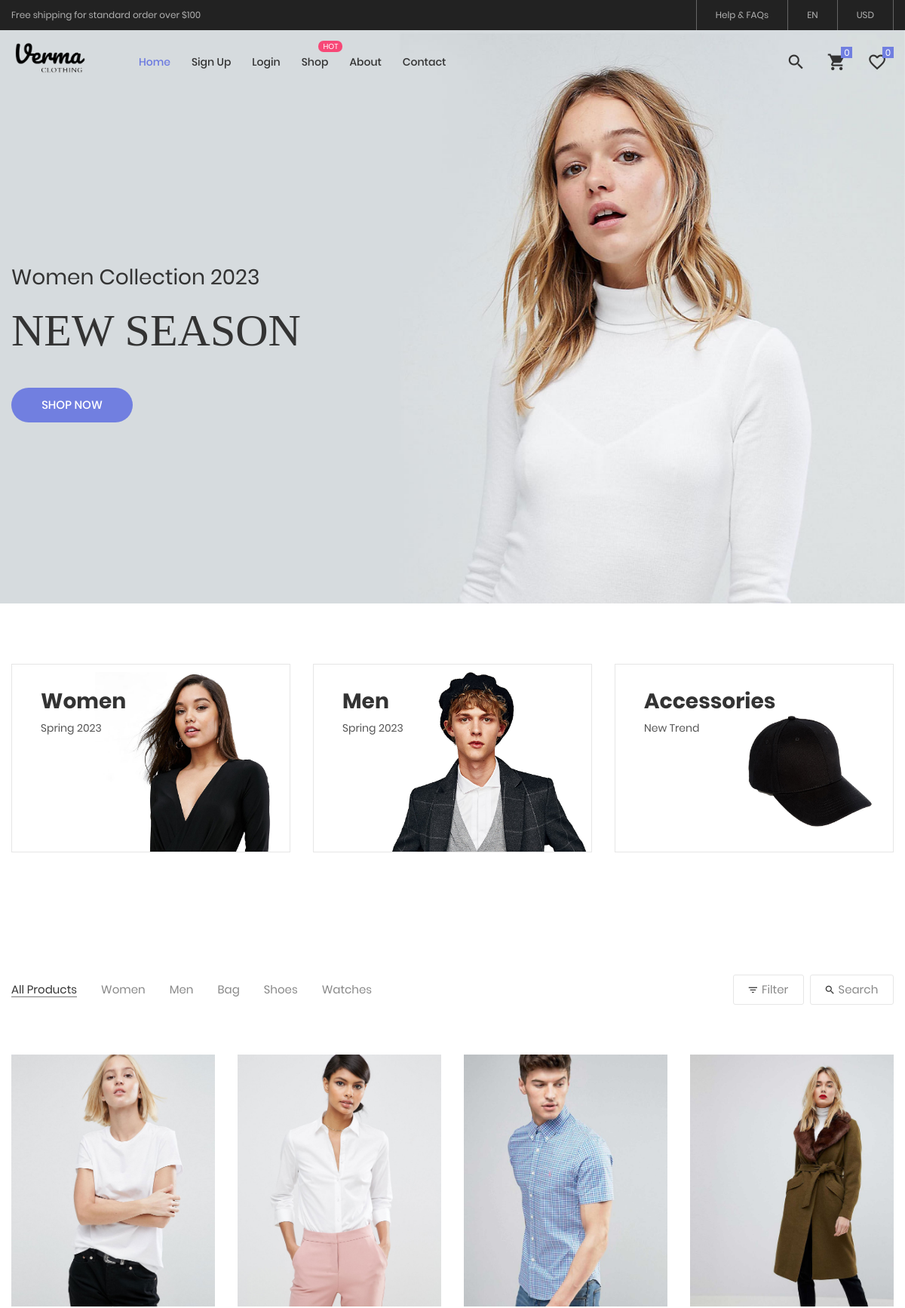
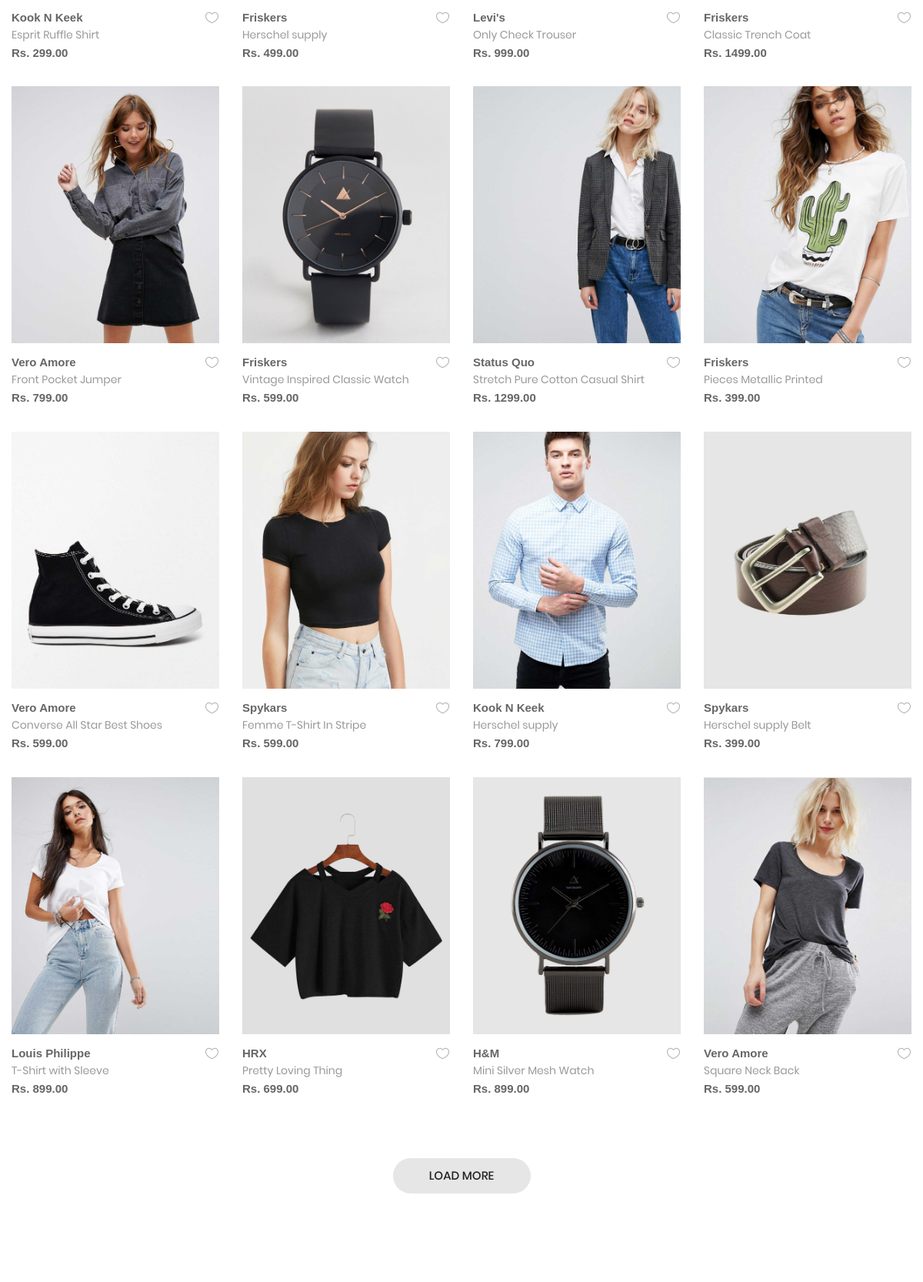
The page / (upper part) on the database its author committed (2 pictures, top to bottom).
### shop_app/models.py (models this page shows, shortened)
class Product(models.Model):
    name = models.CharField(max_length=255)
    brand = models.CharField(max_length=45,null=True)
    description = models.TextField()
    price = models.DecimalField(max_digits=10, decimal_places=2)
    image = models.ImageField(upload_to='static/images')
    CATEGORY_CHOICES = [
        ('Men', 'men'),
        ('Women', 'women'),
        ('Accessories', 'accessories'),
        ('Shoes', 'shoes'),
        ('Watches', 'watches'),
        ('Bag', 'bag'),
    ]
    category = models.CharField(max_length=20, choices=CATEGORY_CHOICES)

### shop_app/views.py (the view, shortened to what this page needs)
# urls.py: path('', views.home, name='home'),
def home(request):
    products = Product.objects.all()
    productVariations = ProductVariation.objects.all()
    if request.user.is_anonymous:
        n_items= 0
        cart_total = 0
        items = []
        wish_items = []
        wish_len = 0
    context = {
        'products' : products,
        'productvariations' : productVariations,
        'n_items' : n_items,
        'items' : items,
        'cart_total' : cart_total,
        'wish_items': wish_items,
        'wish_len' : wish_len,
    }
    return render(request,'index.html', context)

### templates/index.html (shortened to what this page needs)
{% extends 'base.html' %}
{% load static %}
{% block 'content' %}
<section class="section-slide">
	<div class="wrap-slick1">
		<div class="slick1">
			<div class="item-slick1" style="background-image: url('../static/images/slide-01.jpg');">
				<div class="container h-full">
					<div class="flex-col-l-m h-full p-t-100 p-b-30 respon5">
						<div class="layer-slick1 animated visible-false" data-appear="fadeInDown" data-delay="0">
							<span class="ltext-101 cl2 respon2">
								Women Collection 2023
							</span>
						</div>
						<div class="layer-slick1 animated visible-false" data-appear="fadeInUp" data-delay="800">
							<h2 class="ltext-201 cl2 p-t-19 p-b-43 respon1">
								NEW SEASON
							</h2>
						</div>
						<div class="layer-slick1 animated visible-false" data-appear="zoomIn" data-delay="1600">
							<a href="/products?category=Women"
								class="flex-c-m stext-101 cl0 size-101 bg1 bor1 hov-btn1 p-lr-15 trans-04">
								Shop Now
							</a>
						</div>
					</div>
				</div>
			</div>
		</div>
	</div>
</section>
<div class="sec-banner bg0 p-t-80 p-b-50">
	<div class="container">
		<div class="row">
			<div class="col-md-6 col-xl-4 p-b-30 m-lr-auto">
				<div class="block1 wrap-pic-w">
					<img src="{% static 'images/banner-01.jpg' %}" alt="IMG-BANNER">
					<a href="/products?category=Women"
						class="block1-txt ab-t-l s-full flex-col-l-sb p-lr-38 p-tb-34 trans-03 respon3">
						<div class="block1-txt-child1 flex-col-l">
							<span class="block1-name ltext-102 trans-04 p-b-8">
								Women
							</span>
							<span class="block1-info stext-102 trans-04">
								Spring 2023
							</span>
						</div>
					</a>
				</div>
			</div>
			<div class="col-md-6 col-xl-4 p-b-30 m-lr-auto">
				<div class="block1 wrap-pic-w">
					<img src="{% static 'images/banner-02.jpg' %}" alt="IMG-BANNER">
					<a href="\products?category=Men"
						class="block1-txt ab-t-l s-full flex-col-l-sb p-lr-38 p-tb-34 trans-03 respon3">
						<div class="block1-txt-child1 flex-col-l">
							<span class="block1-name ltext-102 trans-04 p-b-8">
								Men
							</span>
							<span class="block1-info stext-102 trans-04">
								Spring 2023
							</span>
						</div>
					</a>
				</div>
			</div>
			<div class="col-md-6 col-xl-4 p-b-30 m-lr-auto">
				<div class="block1 wrap-pic-w">
					<img src="{% static 'images/banner-03.jpg' %}" alt="IMG-BANNER">
					<a href="\products?category=Accessories"
						class="block1-txt ab-t-l s-full flex-col-l-sb p-lr-38 p-tb-34 trans-03 respon3">
						<div class="block1-txt-child1 flex-col-l">
							<span class="block1-name ltext-102 trans-04 p-b-8">
								Accessories
							</span>
							<span class="block1-info stext-102 trans-04">
								New Trend
							</span>
						</div>
					</a>
				</div>
			</div>
		</div>
	</div>
</div>
<section class="bg0 p-t-23 p-b-140" id="product-overview">
	<br><br>
	<div class="container">
		<div class="flex-w flex-sb-m p-b-52">
			<div class="flex-w flex-l-m filter-tope-group m-tb-10">
				<a href="/products"><button class="stext-106 cl6 hov1 bor3 trans-04 m-r-32 m-tb-5 how-active1"
						data-filter="*">
						All Products
					</button></a>
				<a href="/products?category=Women"><button class="stext-106 cl6 hov1 bor3 trans-04 m-r-32 m-tb-5"
						data-filter=".women">
						Women
					</button></a>
				<a href="/products?category=Men"><button class="stext-106 cl6 hov1 bor3 trans-04 m-r-32 m-tb-5"
						data-filter=".men">
						Men
					</button></a>
				<a href="products?category=Bag"><button class="stext-106 cl6 hov1 bor3 trans-04 m-r-32 m-tb-5"
						data-filter=".bag">
						Bag
					</button></a>
				<a href="products?category=Shoes"><button class="stext-106 cl6 hov1 bor3 trans-04 m-r-32 m-tb-5"
						data-filter=".shoes">
						Shoes
					</button></a>
				<a href="products?category=Watches"><button class="stext-106 cl6 hov1 bor3 trans-04 m-r-32 m-tb-5"
						data-filter=".watches">
						Watches
					</button></a>
			</div>
			<div class="flex-w flex-c-m m-tb-10">
				<div class="flex-c-m stext-106 cl6 size-104 bor4 pointer hov-btn3 trans-04 m-r-8 m-tb-4 js-show-filter">
					<i class="icon-filter cl2 m-r-6 fs-15 trans-04 zmdi zmdi-filter-list"></i>
					Filter
				</div>
				<div class="flex-c-m stext-106 cl6 size-105 bor4 pointer hov-btn3 trans-04 m-tb-4 js-show-search">
					<i class="icon-search cl2 m-r-6 fs-15 trans-04 zmdi zmdi-search"></i>
					Search
				</div>
			</div>
		</div>
		<div class="row isotope-grid">
			{% for product in products %}
			<div class="col-sm-6 col-md-4 col-lg-3 p-b-35 isotope-item">
				<div class="block2">
					<div class="block2-pic hov-img0">
						<img src="{{ product.image.url }}" alt="Product-01">
					</div>
					<div class="block2-txt flex-w flex-t p-t-14">
						<div class="block2-txt-child1 flex-col-l ">
							<div class="product-brand">
								<strong>{{ product.brand }}</strong>
							</div>
							<a href="product-detail.html" class="stext-104 cl4 hov-cl1 trans-04 js-name-b2 p-b-6">
								<h7>{{ product.name }}</h7>
							</a>
							<span class="stext">
								<h6><strong>Rs. {{ product.price }}</strong></h6>
							</span>
						</div>
						<div class="block2-txt-child2 flex-r p-t-3">
							<a href="/add_to_wishlist/{{ product.id }}"
								class="btn-addwish-b2 dis-block pos-relative js-addwish-b2"
								data-product-id="{{ product.id }}">
								<img class="icon-heart1 dis-block trans-04"
									src="{% static 'images/icons/icon-heart-01.png' %}" alt="ICON">
							</a>
						</div>
					</div>
				</div>
			</div>
			{% endfor %}
		</div>
		<div class="flex-c-m flex-w w-full p-t-45">
			<a href="#" class="flex-c-m stext-101 cl5 size-103 bg2 bor1 hov-btn1 p-lr-15 trans-04">
				Load More
			</a>
		</div>
	</div>
</section>
{% endblock %}

### static/css/main.css (style rules this page uses)
.container { max-width: 1380px; }
@media (max-width: 1600px) { .container { max-width: 1200px; } }
.slick-slide { outline: none !important; }
.wrap-slick1 { position: relative; }
.item-slick1 { height: calc(100vh - 40px); background-size: cover; background-repeat: no-repeat; background-position: center center; }
.block1 { position: relative; border: 1px solid #e6e6e6; }
.block1-txt { background-color: rgba(103,117,214,0.0); }
.block1-name { color: #333; }
.block1-info { color: #555; }
.block2-pic { position: relative; }
.block2-txt-child1 { width: calc(100% - 30px); }
.block2-txt-child2 { width: 30px; }
.cl0 { color: #fff; }
.cl2 { color: #333; }
.cl4 { color: #999; }
.cl5 { color: #222; }
.cl6 { color: #888; }
.stext-101 { font-family: Poppins-Medium; font-size: 15px; line-height: 1.466667; text-transform: uppercase; }
.stext-102 { font-family: Poppins-Regular; font-size: 14px; line-height: 1.7; }
.stext-104 { font-family: Poppins-Regular; font-size: 14px; line-height: 1.466667; }
.stext-106 { font-family: Poppins-Regular; font-size: 15px; line-height: 1.2; }
.ltext-101 { font-family: Poppins-Regular; font-size: 28px; line-height: 1.2857; }
.ltext-102 { font-family: Poppins-Bold; font-size: 28px; line-height: 1.1; }
.ltext-201 { font-family: PlayfairDisplay-Bold; font-size: 60px; line-height: 1.1; text-transform: uppercase; }
.size-101 { min-width: 161px; height: 46px; }
.size-103 { min-width: 179px; height: 46px; }
.size-104 { min-width: 94px; height: 40px; }
.size-105 { min-width: 111px; height: 40px; }
.bg0 { background-color: #fff; }
.bg1 { background-color: #717fe0; }
.bg2 { background-color: #e6e6e6; }
.bor1 { border-radius: 23px; }
.bor3 { border-bottom: 1px solid transparent; }
.bor4 { border: 1px solid #e6e6e6; border-radius: 3px; }
.how-active1 { color: #333; border-color: #797979; }
.hov-img0 { display: block; overflow: hidden; }
.hov-img0 img { width: 100%; -webkit-transition: transform 0.9s ease; -o-transition: transform 0.9s ease; -moz-transition: transform 0.9s ease; transition: transform 0.9s ease; }

### rows shown on the page
Product: image (picture), brand "Kook N Keek", name "Esprit Ruffle Shirt", price "299.00"
Product: image (picture), brand "Friskers", name "Herschel supply", price "499.00"
Product: image (picture), brand "Levi's", name "Only Check Trouser", price "999.00"
Product: image (picture), brand "Friskers", name "Classic Trench Coat", price "1499.00"
Product: image (picture), brand "Vero Amore", name "Front Pocket Jumper", price "799.00"
Product: image (picture), brand "Friskers", name "Vintage Inspired Classic Watch", price "599.00"
Product: image (picture), brand "Status Quo", name "Stretch Pure Cotton Casual Shirt", price "1299.00"
Product: image (picture), brand "Friskers", name "Pieces Metallic Printed", price "399.00"
Product: image (picture), brand "Vero Amore", name "Converse All Star Best Shoes", price "599.00"
Product: image (picture), brand "Spykars", name "Femme T-Shirt In Stripe", price "599.00"
Product: image (picture), brand "Kook N Keek", name "Herschel supply", price "799.00"
Product: image (picture), brand "Spykars", name "Herschel supply Belt", price "399.00"
Product: image (picture), brand "Louis Philippe", name "T-Shirt with Sleeve", price "899.00"
Product: image (picture), brand "HRX", name "Pretty Loving Thing", price "699.00"
Product: image (picture), brand "H&M", name "Mini Silver Mesh Watch", price "899.00"
Product: image (picture), brand "Vero Amore", name "Square Neck Back", price "599.00"
